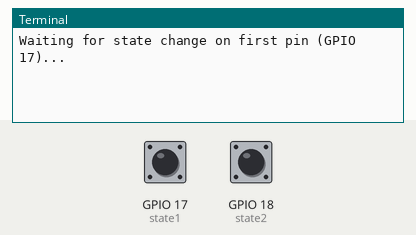
The program below on a simulated Raspberry Pi (BCM pin numbers). Shown: the last lines printed to the terminal. The inputs (shaded band) are chosen by the test bench; at power-on: GPIO 17 (state1) HIGH, GPIO 18 (state2) HIGH. The clock reads 2024-03-15 10:24:30 at power-on unless the program sets it. At 6.7 s the program stops and its outputs stay as they are.

Above: at 5.0 s.
5.1 s: GPIO 17 (state1) pulled LOW for 0.15 s
At 6.1 s:
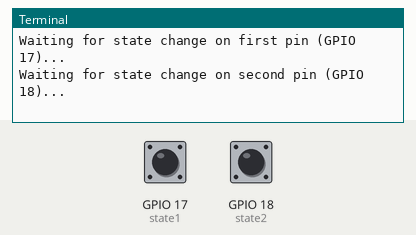
6.7 s: GPIO 18 (state2) pulled LOW for 0.15 s
At 7.3 s:
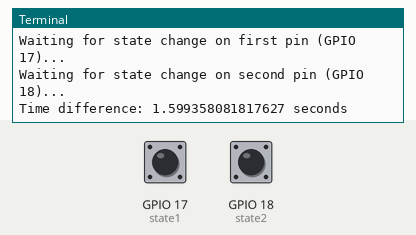

The program:

timer_measure.py
```python
import RPi.GPIO as GPIO
import time

# Define pin numbers
PIN1 = 17
PIN2 = 18

# Set up GPIO pins
GPIO.setmode(GPIO.BCM)
GPIO.setup(PIN1, GPIO.IN, pull_up_down=GPIO.PUD_UP)
GPIO.setup(PIN2, GPIO.IN, pull_up_down=GPIO.PUD_UP)

# Wait for pins to settle
time.sleep(0.1)

# Wait for state change on first pin
print("Waiting for state change on first pin (GPIO {})...".format(PIN1))
state1 = GPIO.input(PIN1)
while GPIO.input(PIN1) == state1:
    time.sleep(0.001)
start_time = time.time()

# Wait for state change on second pin
print("Waiting for state change on second pin (GPIO {})...".format(PIN2))
state2 = GPIO.input(PIN2)
while GPIO.input(PIN2) == state2:
    time.sleep(0.001)
end_time = time.time()

# Calculate time difference
time_diff = end_time - start_time

# Print time difference
print("Time difference: {} seconds".format(time_diff))

# Clean up GPIO pins
GPIO.cleanup()
```

Measured:
- after the input at 5.1 s, the terminal: prints a new line at once (image 1)
- after the input at 6.7 s, the terminal: prints a new line at once (image 2)
